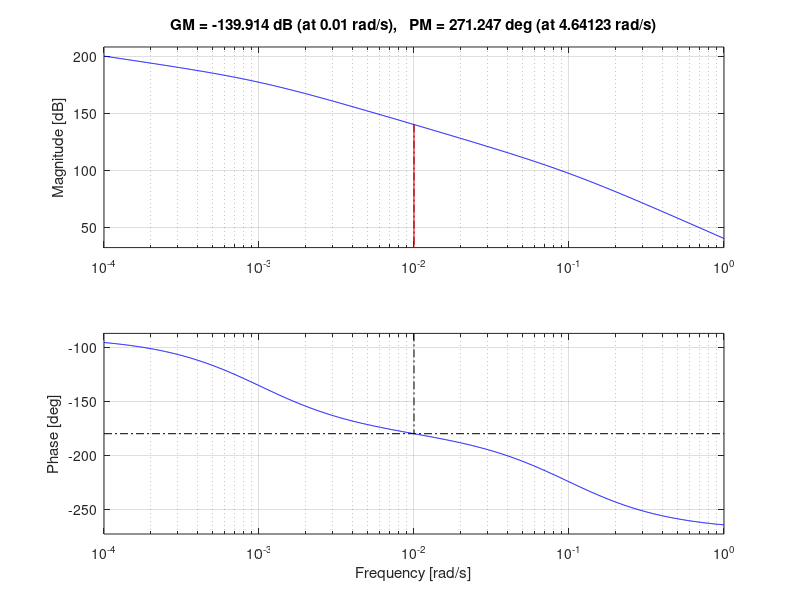

Write the MATLAB code that produced this figure.
%G(s)=1000/s(1+0.1s)(1+0.001s)
num = [100];
den1=conv([1,0],[1,0.1]);
den=conv([den1],[1,0.001]);
G=tf(num,den);
bode(G)
grid on
margin(G)
